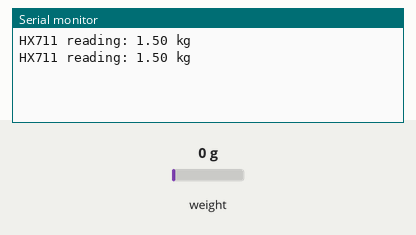
Simulated run of this sketch. Board: Arduino Uno, built with avr-gcc and run on an emulated ATmega328P. Parts: the last lines printed to the serial monitor. Inputs (shaded band) come from the test bench; at power-on: weight on the scale 0 g.

Above: at 2.0 s.
2.1 s: weight on the scale set to 100 g
At 3.2 s:
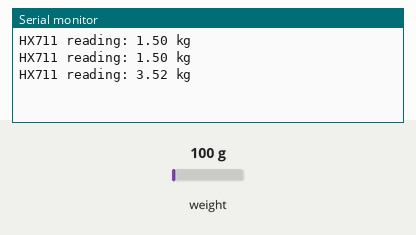
3.6 s: weight on the scale set to 1250 g
At 5.1 s:
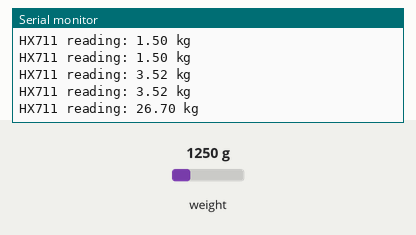
Timing chart, 0 to 6.6 s (numbered marks = the images above; inputs shaded):
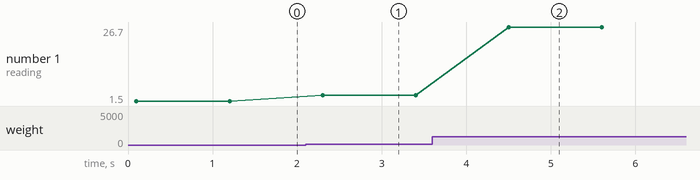

The sketch:

load_cell_code.ino
```cpp
#include "HX711.h"

// HX711 circuit wiring
const int LOADCELL_DOUT_PIN = 4;
const int LOADCELL_SCK_PIN = 5;

HX711 scale;

void setup() {
  Serial.begin(57600);
  scale.begin(LOADCELL_DOUT_PIN, LOADCELL_SCK_PIN);
}

void loop() {

  if (scale.is_ready()) {
    long reading = (scale.read()*480)+15000.0 ;
    float grams = (float)reading / 10000.0;
    grams = (grams +1500.0)/1000.0;
    Serial.print("HX711 reading: ");
    Serial.print(grams);
    Serial.println(" kg");
  } else {
    Serial.println("HX711 not found.");
  }

  delay(1000);
}
```

Measured:
- after the input at 2.1 s, the serial monitor: prints a new line after 0.20 s (image 1)
- after the input at 3.6 s, the serial monitor: prints a new line after 0.90 s (image 2)
- plotted number 1: 1.5 → 3.52 after the input at 2.1 s, 3.52 → 26.7 after the input at 3.6 s
